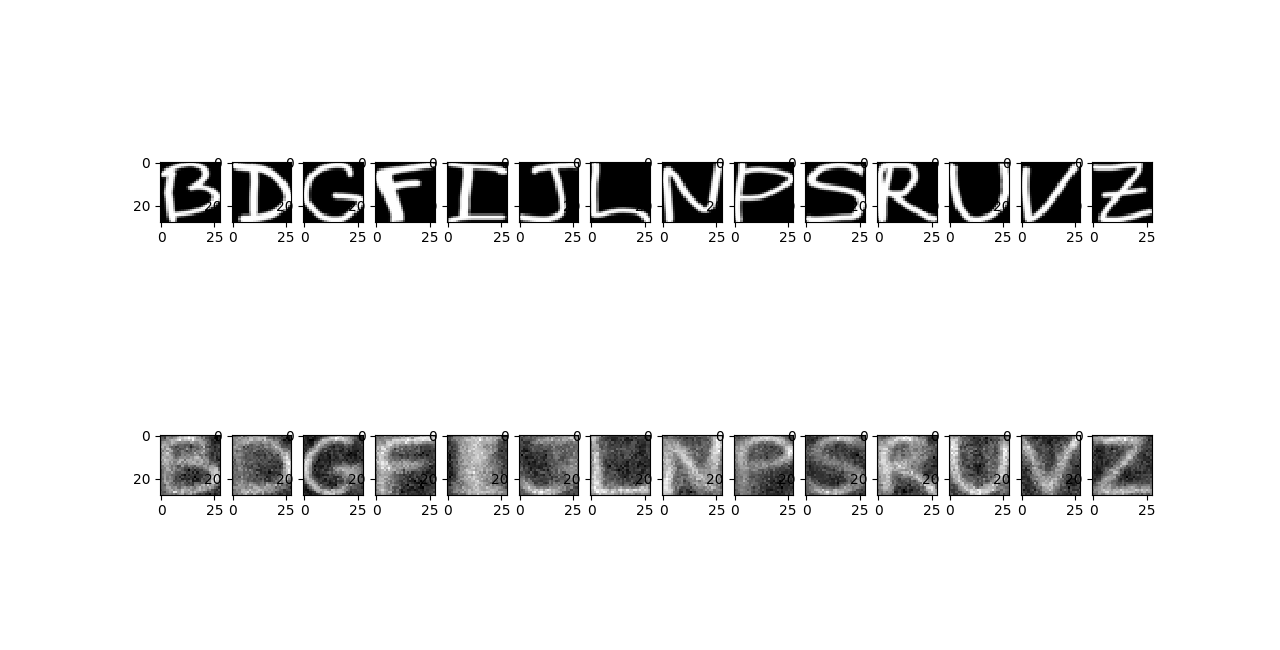

This chart was generated by the following Python code:
import numpy as np
import tensorflow as tf
import matplotlib.pyplot as plt


# normalize all Images, such that each image has zero mean.
# Also invert the colors, such that the background is white and the letters are black.
def normalize_mean(I):
    # I = np.ones(I.shape, dtype=np.float32) - I
    means = np.sum(I, axis=(1, 2)) / (I.shape[1] * I.shape[2])
    return I - np.reshape(means, (I.shape[0], 1, 1))


# normalize all images, such that each image has standard deviation of 1
def normalize_stddev(I):
    stddev = np.std(I, axis=(1, 2))
    return I / np.reshape(stddev, (I.shape[0], 1, 1))


def shuffle_in_unision(a, b):
    rng_state = np.random.get_state()
    np.random.shuffle(a)
    np.random.set_state(rng_state)
    np.random.shuffle(b)


# Load the data. Store inputs in X and labels in Y
X_cyr = np.transpose(np.load("./X_cyr.npy"), (2, 0, 1))
Y_cyr = np.load("./labels_cyr.npy")
X_lat = np.transpose(np.load("./X_lat.npy"), (2, 0, 1))
Y_lat = np.load("./labels_lat.npy")

# normalize
X_cyr = normalize_mean(X_cyr)
X_cyr = normalize_stddev(X_cyr)
X_lat = normalize_mean(X_lat)
X_lat = normalize_stddev(X_lat)


def compute_clusters(nr):
    return np.array([pics for (i, pics) in enumerate(X_lat) if Y_lat[i] == nr])


indices_lat = np.zeros(14, dtype=np.int16)
for i in range(14):
    j = 0
    while Y_lat[j] != i:
        j += 1
    indices_lat[i] = j
examples = np.array([X_lat[indices_lat[i]] for i in range(14)])

# Shuffle and split into test and training data (in ratio 5 to 1).
shuffle_in_unision(X_cyr, Y_cyr)
X_cyr = np.reshape(X_cyr, (-1, 28, 28, 1))
X_train = X_cyr[:5000]
X_test = X_cyr[5000:]
Y_train = Y_cyr[:5000]
Y_test = Y_cyr[5000:]


def param_relu(x, a):
    return tf.nn.relu(x) - a * tf.nn.relu(x)


phase_train = tf.placeholder(tf.bool)

Y = tf.placeholder(tf.float32, shape=[None, 28,28])


# high-level batch normalization
def bn(x, name):
    return tf.layers.batch_normalization(inputs=x,
                                         beta_initializer=tf.truncated_normal_initializer(0.0, 0.1),
                                         gamma_initializer=tf.truncated_normal_initializer(1.0, 0.1),
                                         moving_mean_initializer=tf.truncated_normal_initializer(0.0, 0.1),
                                         moving_variance_initializer=tf.truncated_normal_initializer(1.0, 0.1),
                                         training=phase_train,
                                         name=name)


alpha = tf.get_variable('alpha', initializer=0.1, collections=['vars'])

W_middle_2 = tf.get_variable('W_middle_2', initializer=tf.random_normal([512, 7 * 7 * 64]), collections=['vars'],
                             trainable=False)
b_middle_2 = tf.get_variable('b_middle_2', initializer=tf.random_normal([7 * 7 * 64]), collections=['vars'], trainable=False)


W_de_1 = tf.get_variable('W_de_1', initializer=tf.random_normal([3, 3, 32, 64]), collections=['vars'], trainable=False)
b_de_1 = tf.get_variable('b_de_1', initializer=tf.constant(0.1, tf.float32, shape=[32]), collections=['vars'], trainable=False)

W_de_2 = tf.get_variable('W_de_2', initializer=tf.random_normal([3, 3, 1, 32]), collections=['vars'], trainable=False)
b_de_2 = tf.get_variable('b_de_2', initializer=tf.constant(0.1, tf.float32, shape=[1]), collections=['vars'], trainable=False)


W_fc = tf.get_variable('W_fc', initializer=tf.random_normal([28 * 28, 28 * 28]), collections=['vars'], trainable=False)


sess = tf.InteractiveSession()
sess.run(tf.global_variables_initializer())


latent = tf.get_variable('latent', initializer=tf.random_normal([1, 512]))
sess.run(latent.initializer)

bn_middle_2 = bn(tf.matmul(latent, W_middle_2) + b_middle_2, 'bn_middle_2')
middle_2 = tf.reshape(param_relu(bn_middle_2, alpha), [1, 7, 7, 64])

out_shape_1 = tf.stack([1, 14, 14, 32])
l_de_1_norm = bn(tf.nn.conv2d_transpose(middle_2, W_de_1, out_shape_1, strides=[1, 2, 2, 1], padding='SAME') + b_de_1,
                 'bn_de_1')
l_de_1 = param_relu(l_de_1_norm, alpha)

out_shape_2 = tf.stack([1, 28, 28, 1])
l_de_2_norm = bn(tf.nn.conv2d_transpose(l_de_1, W_de_2, out_shape_2, strides=[1, 2, 2, 1], padding='SAME') + b_de_2,
                 'bn_de_2')
l_de_2 = param_relu(l_de_2_norm, alpha)

lat_pred = tf.matmul(tf.reshape(l_de_2, (1, 28 * 28)), W_fc)
lat_pred = tf.reshape(lat_pred, (1, 28, 28))
loss = tf.reduce_mean(tf.square(Y - tf.reshape(lat_pred, (1, 28, 28))))

update_ops = tf.get_collection(tf.GraphKeys.UPDATE_OPS)
with tf.control_dependencies(update_ops):
    train_step = tf.train.AdamOptimizer(1e-2).minimize(loss)

for j in range(14):
    plt.subplot(2, 14, j+1)
    plt.imshow(examples[j], cmap='gray')
for j in range(14):
    sess.run(tf.global_variables_initializer())
    saver = tf.train.Saver(tf.get_collection('vars'))
    saver.restore(sess, "/Users/sigi/PycharmProjects/ex04/weights_encoder_decoder_random.ckpt")

    for i in range(100):
        train_step.run(feed_dict={Y: compute_clusters(j), phase_train: True})
        if i % 1000 == 0:
            loss_ = loss.eval(feed_dict={Y: compute_clusters(j), phase_train: False})
            print('nr %d, step %d, loss %g' % (j,i, loss_))
    plt.subplot(2, 14, 15+j)
    plt.imshow(np.squeeze(lat_pred.eval(feed_dict={Y: compute_clusters(j), phase_train: False})), cmap='gray')
plt.show()
